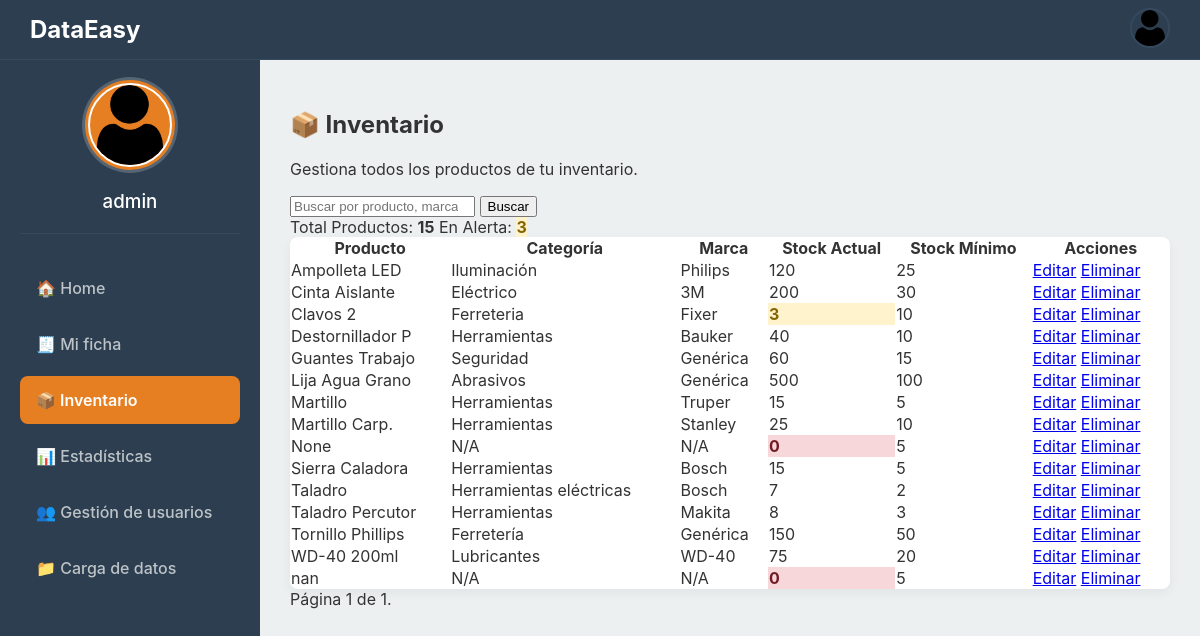
/inventario/ (signed in), run on the app's committed database.
### dataeasy/models.py (models this page shows, shortened)
class Producto(models.Model):
    nombre_producto = models.CharField(max_length=100, unique=True)
    descripcion = models.TextField(blank=True, null=True)
    categoria = models.ForeignKey(Categoria, on_delete=models.SET_NULL, null=True, blank=True)
    marca = models.ForeignKey(Marca, on_delete=models.SET_NULL, null=True, blank=True)
    stock_actual = models.IntegerField(default=0)
    stock_minimo = models.IntegerField(default=5)
    fecha_actualizacion = models.DateTimeField(auto_now=True)
    @property
    def en_alerta_stock(self):
        return self.stock_actual <= self.stock_minimo

class Categoria(models.Model):
    nombre_categoria = models.CharField(max_length=100, unique=True)

class Marca(models.Model):
    nombre_marca = models.CharField(max_length=100, unique=True)

### dataeasy/views.py (the view)
# urls.py: path('inventario/', views.lista_inventario, name='inventario_lista'),
@login_required
def lista_inventario(request):
    query = request.GET.get('q', '')
    if query:
        productos_list = Producto.objects.filter(
            Q(nombre_producto__icontains=query) |
            Q(categoria__nombre_categoria__icontains=query) |
            Q(marca__nombre_marca__icontains=query)
        ).select_related('categoria', 'marca').order_by('nombre_producto')
    else:
        productos_list = Producto.objects.select_related('categoria', 'marca').all().order_by('nombre_producto')
    total_alertas = productos_list.filter(stock_actual__lte=F('stock_minimo')).count()
    paginator = Paginator(productos_list, 20)
    page_number = request.GET.get('page')
    page_obj = paginator.get_page(page_number)
    context = {
        'page_obj': page_obj,
        'total_alertas': total_alertas,
        'search_query': query,
        'total_productos': productos_list.count(),
    }
    return render(request, 'inventario.html', context)

### templates/inventario.html (shortened to what this page needs)
{% extends 'base.html' %}
{% load static %}
{% block content %}
    <h2>📦 Inventario</h2>
    <p>Gestiona todos los productos de tu inventario.</p>
    <div class="toolbar">
        <form method="GET" action="{% url 'inventario_lista' %}" class="search-form">
            <input type="search" name="q" value="{{ search_query }}" placeholder="Buscar por producto, marca o categoría...">
            <button type="submit">Buscar</button>
        </form>
        <div class="stats-box">
            <span>Total Productos: <strong>{{ total_productos }}</strong></span>
            <span>En Alerta: <strong class="stock-alerta">{{ total_alertas }}</strong></span>
        </div>
    </div>
    <div class="table-container">
        <table>
            <thead>
                <tr>
                    <th>Producto</th>
                    <th>Categoría</th>
                    <th>Marca</th>
                    <th>Stock Actual</th>
                    <th>Stock Mínimo</th>
                    <th>Acciones</th>
                </tr>
            </thead>
            <tbody>
                {% for producto in page_obj %}
                <tr>
                    <td>{{ producto.nombre_producto }}</td>
                    <td>{{ producto.categoria.nombre_categoria|default:"N/A" }}</td>
                    <td>{{ producto.marca.nombre_marca|default:"N/A" }}</td>
                    {% if producto.stock_actual == 0 %}
                        <td class="stock-critico">{{ producto.stock_actual }}</td>
                    {% elif producto.en_alerta_stock %}
                        <td class="stock-alerta">{{ producto.stock_actual }}</td>
                    {% else %}
                        <td>{{ producto.stock_actual }}</td>
                    {% endif %}
                    <td>{{ producto.stock_minimo }}</td>
                    <td>
                        <a href="{% url 'inventario_editar' producto.id %}" class="btn-edit">Editar</a>
                        <a href="{% url 'inventario_eliminar' producto.id %}" class="btn-delete">Eliminar</a>
                    </td>
                </tr>
                {% empty %}
                <tr>
                    <td colspan="6">No se encontraron productos.</td>
                </tr>
                {% endfor %}
            </tbody>
        </table>
    </div>
    <div class="pagination">
        <span class="page-info">
            Página {{ page_obj.number }} de {{ page_obj.paginator.num_pages }}.
        </span>
    </div>
{% endblock %}

### templates/base.html (shortened to what this page needs)
{% load static %}
<!DOCTYPE html>
<html lang="es">
<head>
    <link rel="stylesheet" href="{% static 'css/base.css' %}">
</head>
<body>
    <header class="topbar">
        <a href="{% url 'home' %}" class="logo-link">
            <h1 class="logo">DataEasy</h1>
        </a>
        <div class="user-menu-wrapper">
            <img src="{% static 'img/user.png' %}" alt="Usuario" class="user-icon" id="userIcon">
        </div>
    </header>
    <div class="main-container">
        <aside class="sidebar" id="sidebar">
            <div class="profile-section">
                <div class="profile-pic-container">
                    <img src="{% static 'img/user.png' %}" alt="Perfil" class="profile-pic">
                </div>
                <h3>{{ user.username }}</h3>
            </div>
            <nav class="sidebar-nav">
                <a href="{% url 'home' %}" class="sidebar-btn {% if request.resolver_match.url_name == 'home' %}active{% endif %}">
                    🏠 Home
                </a>
                <a href="{% url 'perfil' %}" class="sidebar-btn {% if request.resolver_match.url_name == 'perfil' %}active{% endif %}">
                    🧾 Mi ficha
                </a>
                <a href="{% url 'inventario_lista' %}" class="sidebar-btn {% if request.resolver_match.url_name == 'inventario_lista' %}active{% endif %}">
                    📦 Inventario
                </a>
                <a href="{% url 'estadisticas' %}" class="sidebar-btn {% if request.resolver_match.url_name == 'estadisticas' %}active{% endif %}">
                    📊 Estadísticas
                </a>
                <a href="{% url 'lista_usuarios' %}" class="sidebar-btn {% if request.resolver_match.url_name == 'lista_usuarios' %}active{% endif %}">
                    👥 Gestión de usuarios
                </a>
                <a href="{% url 'carga_datos' %}" class="sidebar-btn {% if request.resolver_match.url_name == 'carga_datos' %}active{% endif %}">
                    📁 Carga de datos
                </a>
            </nav>
        </aside>
        <main class="content-area">
            {% block content %}
            {% endblock %}
        </main>
    </div>
</body>
</html>

### static/css/base.css (style rules this page uses)
:root { --color-fondo: #ECF0F1; --color-sidebar: #2C3E50; --color-sidebar-hover: #34495E; --color-activo: #E67E22; --color-texto: #FFFFFF; --color-texto-secundario: #BDC3C7; --color-topbar-fondo: #2C3E50; --color-dropdown-fondo: #ffffff; --sombra-ligera: 0 4px 12px rgba(0, 0, 0, 0.05); --ancho-sidebar: 260px; --alto-topbar: 60px; }
body { margin: 0; font-family: -apple-system, BlinkMacSystemFont, "Segoe UI", Roboto, Helvetica, Arial, sans-serif; background-color: var(--color-fondo); color: #333; padding-top: var(--alto-topbar); }
.topbar { display: flex; justify-content: space-between; align-items: center; background-color: var(--color-topbar-fondo); height: var(--alto-topbar); padding: 0 30px; border-bottom: 1px solid var(--color-sidebar-hover); box-sizing: border-box; position: fixed; top: 0; left: 0; right: 0; z-index: 100; }
.topbar .logo { font-size: 1.5rem; color: var(--color-texto); margin: 0; }
.topbar .logo-link { text-decoration: none; }
.user-menu-wrapper { position: relative; }
.user-icon { width: 36px; height: 36px; border-radius: 50%; cursor: pointer; object-fit: cover; border: 2px solid var(--color-sidebar-hover); transition: transform 0.2s, border-color 0.2s; }
.sidebar { width: var(--ancho-sidebar); background-color: var(--color-sidebar); color: var(--color-texto); padding: 20px; box-sizing: border-box; position: fixed; left: 0; top: var(--alto-topbar); height: calc(100vh - var(--alto-topbar)); z-index: 90; overflow-y: auto; }
.profile-section { text-align: center; margin-bottom: 30px; padding-bottom: 20px; border-bottom: 1px solid var(--color-sidebar-hover); }
.profile-pic-container { width: 90px; height: 90px; border-radius: 50%; background-color: var(--color-activo); display: inline-flex; align-items: center; justify-content: center; margin-bottom: 10px; box-shadow: 0 0 0 3px rgba(255, 255, 255, 0.2); }
.profile-pic { width: 80px; height: 80px; border-radius: 50%; object-fit: cover; border: 2px solid var(--color-texto); }
.profile-section h3 { margin: 10px 0 0 0; font-weight: 500; }
.sidebar-nav { display: flex; flex-direction: column; gap: 8px; }
.sidebar-btn { display: flex; align-items: center; gap: 12px; padding: 14px 16px; text-decoration: none; color: var(--color-texto-secundario); border-radius: 8px; font-weight: 500; }
.sidebar-btn.active { background-color: var(--color-activo); color: var(--color-texto); font-weight: 600; }
.content-area { margin-left: var(--ancho-sidebar); padding: 30px; }
.table-container { overflow-x: auto; background-color: #ffffff; border-radius: 8px; box-shadow: var(--sombra-ligera); }
.table-container table { min-width: 600px; width: 100%; border-collapse: collapse; }

### templates/inventario.html (style rules this page uses)
.stock-alerta { background-color: #fff3cd; color: #856404; font-weight: bold; }
.stock-critico { background-color: #f8d7da; color: #721c24; font-weight: bold; }

### data on the page
Producto: nombre_producto "Ampolleta LED", categoria.nombre_categoria "Iluminación", marca.nombre_marca "Philips", stock_actual "120", stock_minimo "25"
Producto: nombre_producto "Cinta Aislante", categoria.nombre_categoria "Eléctrico", marca.nombre_marca "3M", stock_actual "200", stock_minimo "30"
Producto: nombre_producto "Clavos 2", categoria.nombre_categoria "Ferreteria", marca.nombre_marca "Fixer", stock_actual "3", stock_minimo "10"
Producto: nombre_producto "Destornillador P", categoria.nombre_categoria "Herramientas", marca.nombre_marca "Bauker", stock_actual "40", stock_minimo "10"
Producto: nombre_producto "Guantes Trabajo", categoria.nombre_categoria "Seguridad", marca.nombre_marca "Genérica", stock_actual "60", stock_minimo "15"
Producto: nombre_producto "Lija Agua Grano", categoria.nombre_categoria "Abrasivos", marca.nombre_marca "Genérica", stock_actual "500", stock_minimo "100"
Producto: nombre_producto "Martillo", categoria.nombre_categoria "Herramientas", marca.nombre_marca "Truper", stock_actual "15", stock_minimo "5"
Producto: nombre_producto "Martillo Carp.", categoria.nombre_categoria "Herramientas", marca.nombre_marca "Stanley", stock_actual "25", stock_minimo "10"
Producto: nombre_producto "None", categoria.nombre_categoria "N/A", marca.nombre_marca "N/A", stock_actual "0", stock_minimo "5"
Producto: nombre_producto "Sierra Caladora", categoria.nombre_categoria "Herramientas", marca.nombre_marca "Bosch", stock_actual "15", stock_minimo "5"
Producto: nombre_producto "Taladro", categoria.nombre_categoria "Herramientas eléctricas", marca.nombre_marca "Bosch", stock_actual "7", stock_minimo "2"
Producto: nombre_producto "Taladro Percutor", categoria.nombre_categoria "Herramientas", marca.nombre_marca "Makita", stock_actual "8", stock_minimo "3"
Producto: nombre_producto "Tornillo Phillips", categoria.nombre_categoria "Ferretería", marca.nombre_marca "Genérica", stock_actual "150", stock_minimo "50"
Producto: nombre_producto "WD-40 200ml", categoria.nombre_categoria "Lubricantes", marca.nombre_marca "WD-40", stock_actual "75", stock_minimo "20"
Producto: nombre_producto "nan", categoria.nombre_categoria "N/A", marca.nombre_marca "N/A", stock_actual "0", stock_minimo "5"

### other printed values
{{ user.username }} "admin"
{{ total_productos }} "15"
{{ total_alertas }} "3"
{{ page_obj.number }} "1"
{{ page_obj.paginator.num_pages }} "1"
